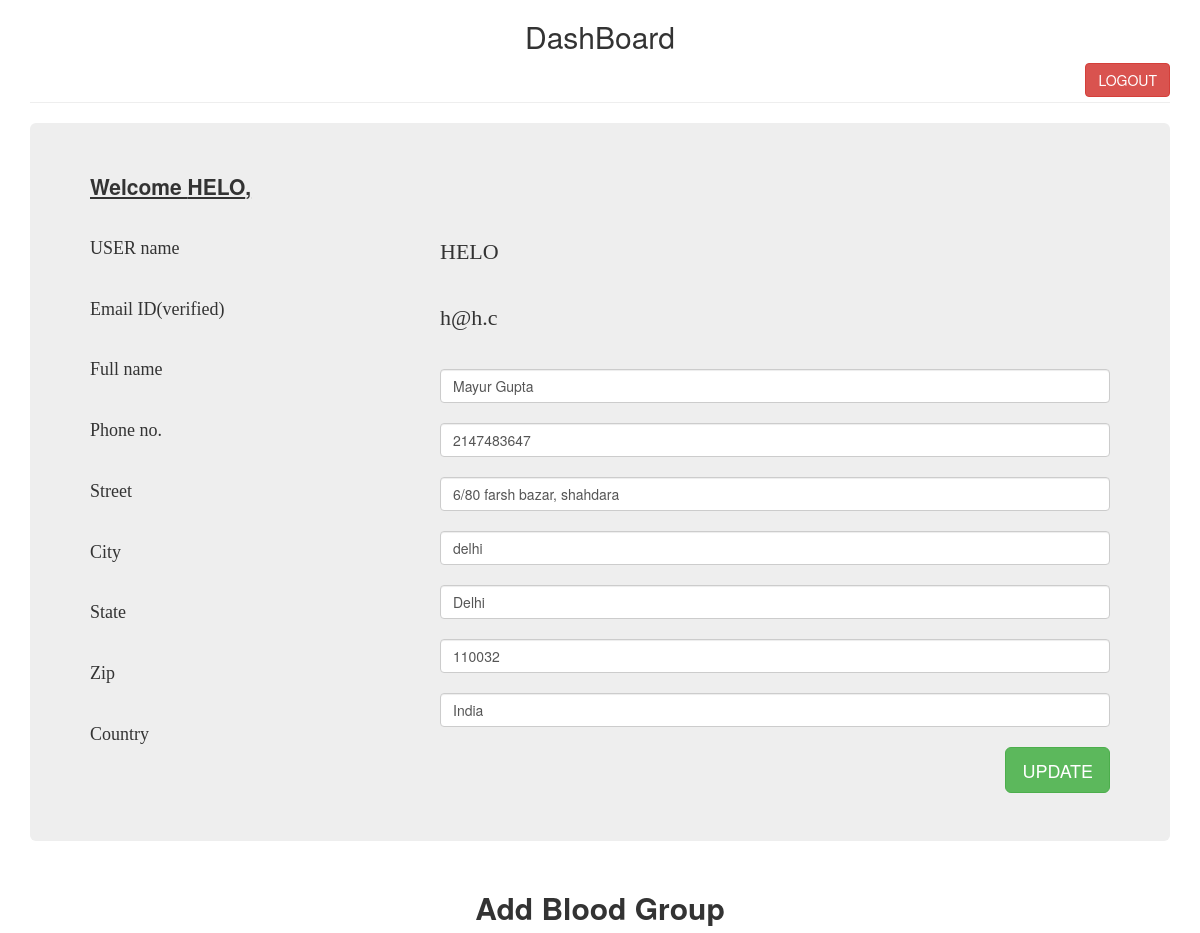
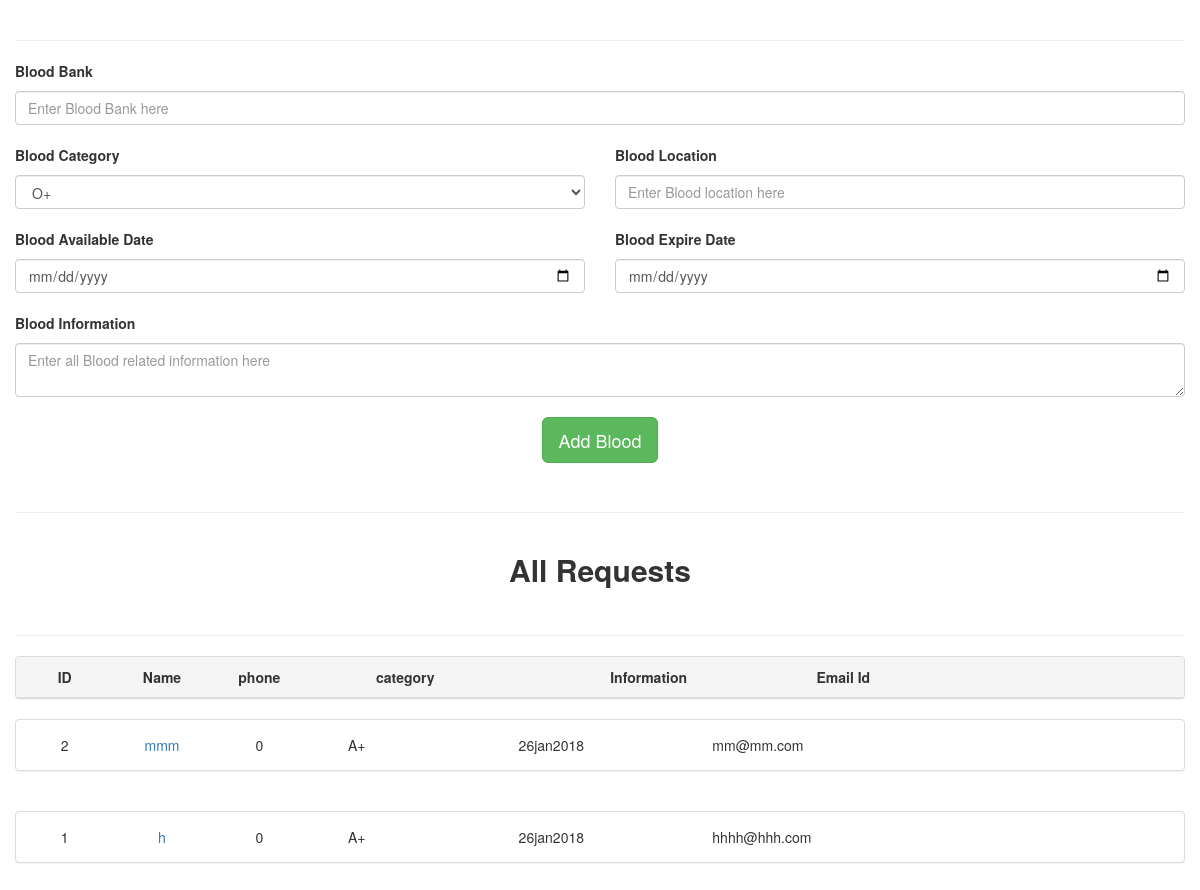
Screenshot of /showreq.php (signed in) with the database file from the repository (2 pictures, top to bottom).
### tables this page shows
CREATE TABLE `hospital` (
  `id` int(11) NOT NULL,
  `username` varchar(50) NOT NULL,
  `email` varchar(255) NOT NULL,
  `password` varchar(255) NOT NULL,
  `date` datetime DEFAULT CURRENT_TIMESTAMP,
  `phone` int(12) NOT NULL,
  `fullname` varchar(255) NOT NULL,
  `street` varchar(255) NOT NULL,
  `city` varchar(255) NOT NULL,
  `state` varchar(255) NOT NULL,
  `zip` int(6) NOT NULL,
  `country` varchar(255) NOT NULL,
  `status` varchar(50) NOT NULL,
  `bloodgroup` varchar(255) NOT NULL,
  `bloodbank` varchar(255) NOT NULL,
  `code` varchar(50) NOT NULL
);

CREATE TABLE `request` (
  `id` int(11) NOT NULL,
  `name` varchar(255) NOT NULL,
  `phone` int(12) DEFAULT NULL,
  `category` varchar(55) DEFAULT NULL,
  `info` varchar(255) DEFAULT NULL,
  `email` varchar(255) DEFAULT NULL
);

### showreq.php (the view, shortened to what this page needs)
<?php
include 'event_new.php';
$sql="SELECT * FROM request ORDER BY id DESC";
$result=mysqli_query($conn,$sql);
?>
<div class="col-lg-12" id="dashboard">
<p style="font-family: arial;"><h2><b><center>All Requests</center></b></h2></p>
<div class="page-header" ></div>
<div class="panel panel-default">
	<div class="panel-heading">
		<div class="row">
			<div class="col-lg-1"><center><b>ID</b></center></div>
			<div class="col-lg-1"><center><b>Name</b></center></div>
			<div class="col-lg-1"><center><b>phone</b></center></div>
			<div class="col-lg-2"><center><b>category</b></center></div>
			<div class="col-lg-3"><center><b>Information</b></center></div>
			<div class="col-lg-1"><center><b>Email Id</b></center></div>
		</div>
	</div>
</div>
	<?php
		while ($row=mysqli_fetch_assoc($result)) {
			echo "<div class='panel panel-default'>
				<div class='panel-body'>
					<div class='row'>
						<div class='col-lg-1'><center>".$row['id']."</center></div>
						<div class='col-lg-1'><center><a href='#".$row['id']."'>".$row['name']."</a></center></div>
						<div class='col-lg-1'><center>".$row['phone']."</center></div>
						<div class='col-lg-1'><center>".$row['category']."</center></div>
						<div class='col-lg-3'><center>".$row['info']."</center></div>
						<div class='col-lg-1'><center>".$row['email']."</center></div>
					</div>
			</div></div><br>";
		}
	?>
        </div>
    </body>
</html>

### hprofile.php (shortened to what this page needs)
<?php
if (!$_SESSION['username']) {
header('Location:hlogin.php');
}
else{
    $username=$_SESSION['username'];
    $conn=mysqli_connect('localhost','root','','bloodbank');
    $mysql="SELECT * FROM hospital WHERE username='$username'";
    $myresult=mysqli_query($conn,$mysql);
    $myrow=mysqli_fetch_assoc($myresult);
    $username= strtoupper($myrow['username']);
    $fullname =$myrow['fullname'];
    $email =$myrow['email'];
    $phone =$myrow['phone'];
    $street =$myrow['street'];
    $city =$myrow['city'];
    $state =$myrow['state'];
    $zip =$myrow['zip'];
    $country =$myrow['country'];
}?>
<!DOCTYPE html>
<html lang="en">
    <head>
        <link rel="stylesheet" href="https://maxcdn.bootstrapcdn.com/bootstrap/3.3.7/css/bootstrap.min.css">
    </head>
    <body onload="set_interval()" onmousemove="reset_interval()" onscroll="reset_interval()" onclick="reset_interval()" onkeypress="reset_interval()">
        <div class="container" theme-showcase" role="main">
        <p style="font-family: comic;"><h2><center>DashBoard</center></h2></p>
        <a class="btn btn-md btn-danger" href="logout.php" style="float: right;">LOGOUT</a>
        <div class="page-header"></div>
        <div class="jumbotron">
            <p ><b><u>Welcome <?php echo $username; ?>,</u></b></p><br>
            <div class="row">
                <div class="col-sm-4">
                    <p style="font-family: comic; font-size: 18px">USER name</p><br>
                    <p style="font-family: comic; font-size: 18px">Email ID(verified)</p><br>
                    <p style="font-family: comic; font-size: 18px">Full name</p><br>
                    <p style="font-family: comic; font-size: 18px">Phone no.</p><br>
                    <p style="font-family: comic; font-size: 18px">Street</p><br>
                    <p style="font-family: comic; font-size: 18px">City</p><br>
                    <p style="font-family: comic; font-size: 18px">State</p><br>
                    <p style="font-family: comic; font-size: 18px">Zip</p><br>
                    <p style="font-family: comic; font-size: 18px">Country</p><br>
                </div>
                <div class="col-sm-8">
                <?php
                    echo "<form method='POST' action='".update()."'>
                        <p style='font-family: comic; font-size: 22px'> ".$username."</p><br>
                        <p style='font-family: comic; font-size: 22px'> ".$email."</p><br>
                        <input type='text' name='fullname' class='form-control' value='".$fullname."'><br>
                        <input type='text' name='phone' class='form-control' value='".$phone."'><br>
                        <input type='text' name='street' class='form-control' value='".$street."'><br>
                        <input type='text' name='city' class='form-control' value='".$city."'><br>
                        <input type='text' name='state' class='form-control' value='".$state."'><br>
                        <input type='text' name='zip' class='form-control' value='".$zip."'><br>
                        <input type='text' name='country' class='form-control' value='".$country."'><br>
                        <button class='btn btn-success btn-lg' type='submit' style='float: right;' name='submit-btn'>UPDATE</button>
                        </form>";
                ?>
                </div>
            </div>
        </div>
        </div>
    </body>
</html>

### event_new.php (shortened to what this page needs)
<?php
include 'hprofile.php';
?>
<div class="col-lg-12" id="dashboard">
    <p style="font-family: arial;">
        <h2><b><center>Add Blood Group</center></b></h2></p>
    <div class="page-header"></div>
    <form method='POST' action='<?php echo $_SERVER['PHP_SELF'];?>' enctype='multipart/form-data'>
        <p><b>Blood Bank</b></p>
            <input type='text' name='name' class='form-control' placeholder='Enter Blood Bank here' required>
            <br>
            <div class='row'>
                <div class='col-lg-6'>
                    <p><b>Blood Category </p></b>
                        <select required class='form-control' name='category'>
                            <option value='O+'>O+</option>
                        </select>
                </div>
                <div class='col-lg-6'>
                    <p><b>Blood Location </p></b>
                        <input type='text' name='location' class='form-control' placeholder='Enter Blood location here' required>
                        <br>
                </div>
            </div>
            <div class='row'>
                <div class='col-lg-6'>
                    <p><b>Blood Available Date </p></b>
                        <input type='date' name='startDate' class='form-control' id='startDate'>
                </div>
                <div class='col-lg-6'>
                    <p><b>Blood Expire Date </p></b>
                        <input type='date' name='endDate' class='form-control' id='endDate'>
                        <br>
                </div>
            </div>
            <p><b>Blood Information</b></p>
            <textarea name='info' class='form-control' placeholder='Enter all Blood related information here' required></textarea>
            <br>
            <center>
                <button type='submit' name='submitBtn' class='btn btn-success btn-lg'>Add Blood</button>
            </center>
    </form>
    <div class="page-header"></div>
</div>
</body>
</html>

### rows the page displays
hospital: username "HELO", email "h@h.c", fullname "Mayur Gupta", phone "2147483647", street "6/80 farsh bazar, shahdara", city "delhi", state "Delhi", zip "110032", country "India"
request: id "2", name "mmm", phone "0", category "A+", info "26jan2018", email "mm@mm.com"
request: id "1", name "h", phone "0", category "A+", info "26jan2018", email "hhhh@hhh.com"
